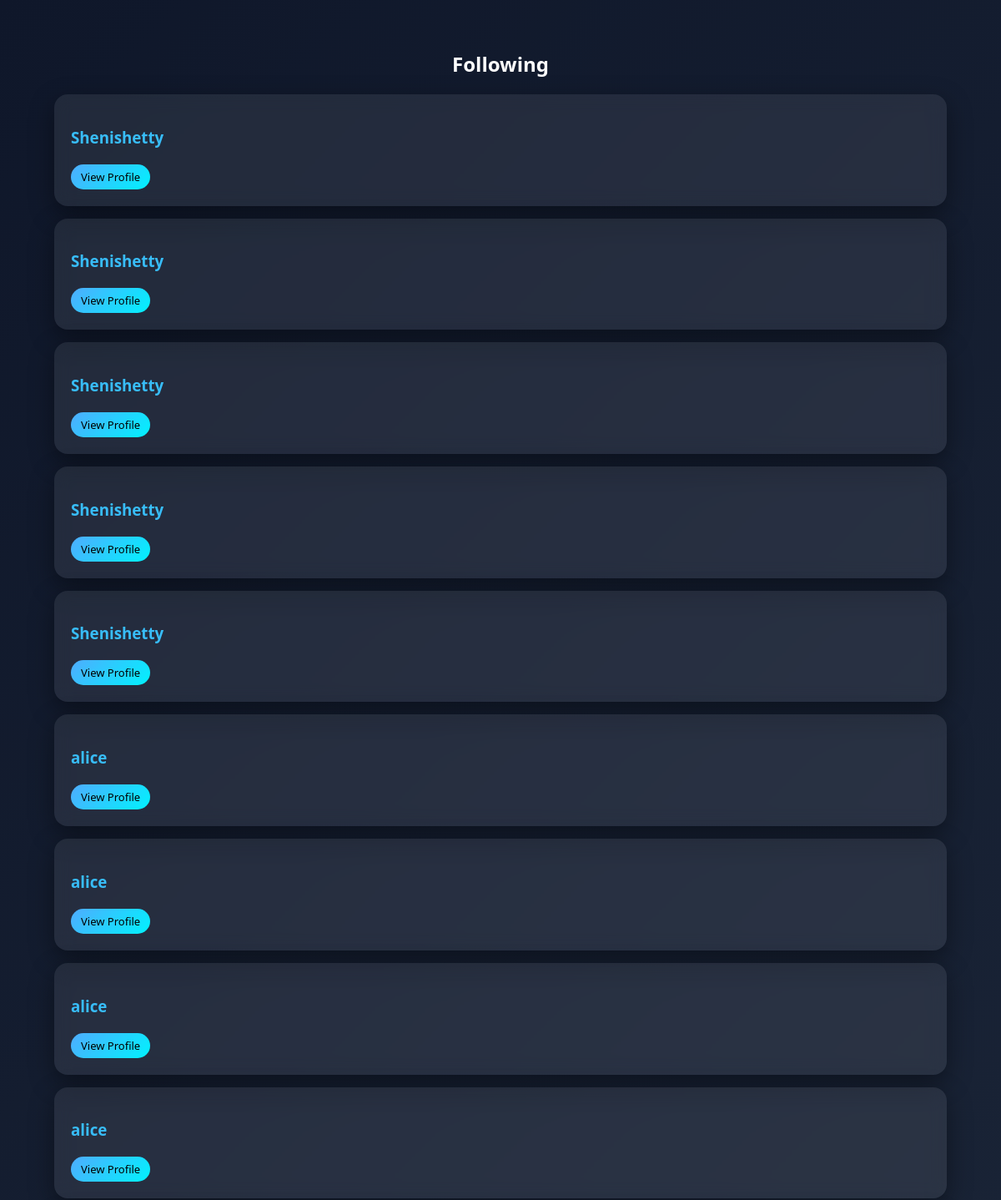
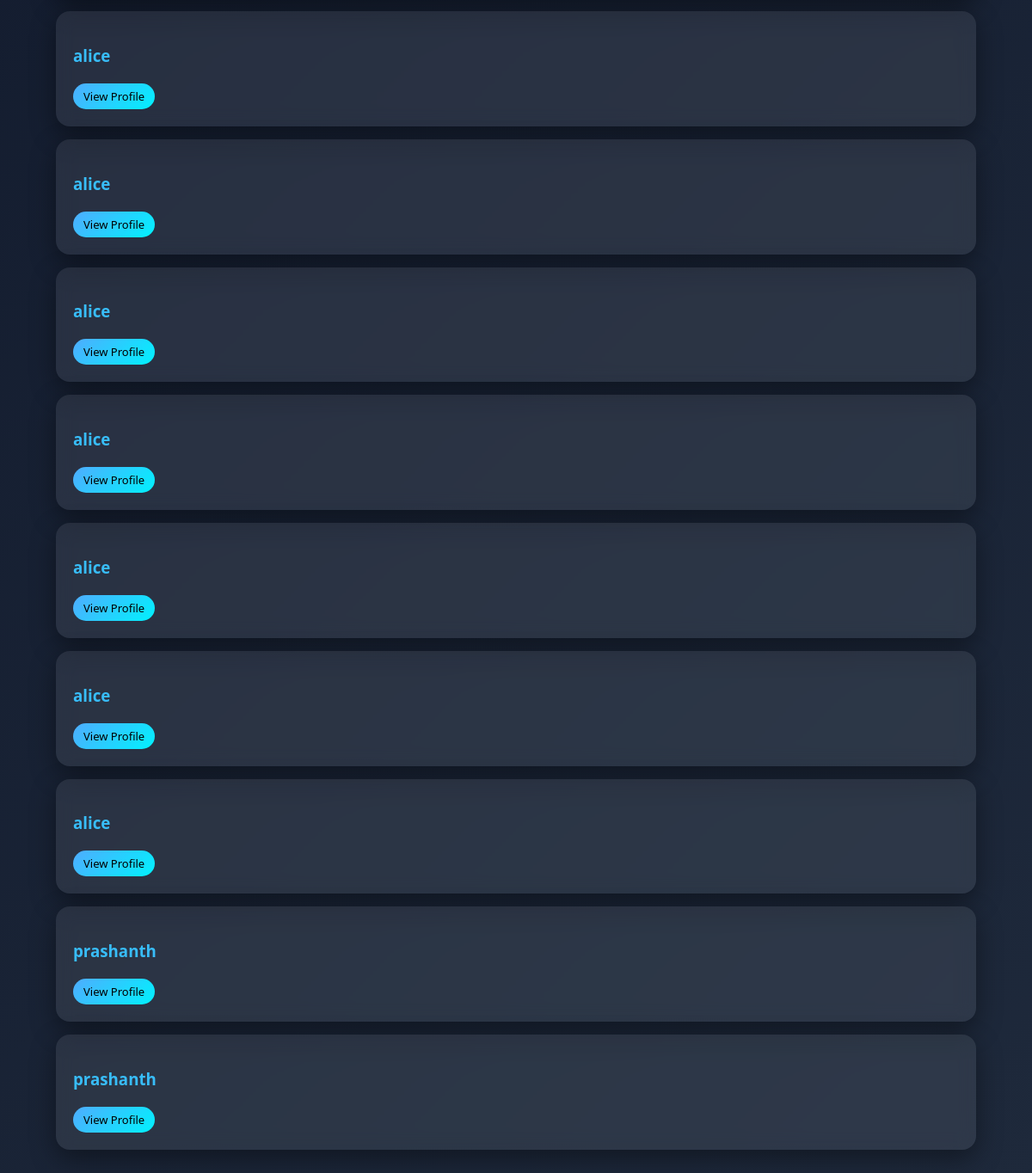
Page /following/4 on the committed database (2 pictures, top to bottom).
### tables this page shows
CREATE TABLE users(
 id INTEGER PRIMARY KEY AUTOINCREMENT,
 name TEXT,
 email TEXT UNIQUE,
 password TEXT
, phone TEXT, linkedin TEXT, github TEXT, resume_score INTEGER DEFAULT 0, activity_score INTEGER DEFAULT 0, resume_file TEXT);

### app.py (the view)
@app.route("/following/<int:user_id>")
def following(user_id):
    conn = get_db()
    users = conn.execute("""
        SELECT users.id, users.name, users.email
        FROM connections
        JOIN users ON users.id = connections.following_id
        WHERE connections.follower_id=?
        ORDER BY users.name
    """, (user_id,)).fetchall()
    conn.close()
    return render_template("followers.html", users=users, title="Following")

### app.py (called while the page is built)
def get_db():
    return sqlite3.connect(DB_PATH, check_same_thread=False)

### templates/followers.html (shortened to what this page needs)
<!DOCTYPE html>
<html>
<head>
  <link rel="stylesheet" href="/static/css/style.css">
</head>
<body>
<div class="container">
  <h2>{{ title }}</h2>
  {% if users %}
    {% for u in users %}
      <div class="proj-card">
        <h3>{{ u[1] }}</h3>
        <a href="/candidate/{{ u[0] }}" class="proj-btn">View Profile</a>
      </div>
    {% endfor %}
  {% else %}
    <p>No users found.</p>
  {% endif %}
</div>
</body>
</html>

### static/css/style.css (style rules this page uses)
body { margin: 0; font-family: 'Segoe UI', sans-serif; background: linear-gradient(135deg, #0f172a, #1e293b); color: #fff; }
.container { max-width: 1100px; margin: auto; padding: 40px; text-align: center; }
.proj-card { background: linear-gradient(135deg, #ffffff, #f7f9fc); padding: 22px; border-radius: 14px; box-shadow: 0 10px 25px rgba(0,0,0,0.08); text-align: left; transition: transform 0.3s ease, box-shadow 0.3s ease; }
.proj-card h3 { margin-bottom: 10px; color: #222; }
.proj-btn { background: linear-gradient(135deg, #667eea, #764ba2); color: white; padding: 6px 12px; border-radius: 20px; font-size: 13px; text-decoration: none; transition: opacity 0.2s ease; }
.proj-card { background: rgba(255,255,255,0.08); backdrop-filter: blur(10px); border-radius: 16px; padding: 20px; margin: 15px; box-shadow: 0 10px 30px rgba(0,0,0,0.4); color: #ffffff; }
.proj-card h3 { color: #38bdf8; }
.proj-btn { display: inline-block; margin-top: 10px; background: linear-gradient(135deg, #4facfe, #00f2fe); color: #000 !important; padding: 6px 12px; border-radius: 20px; font-size: 13px; text-decoration: none; }

### rows in the picture
users: name "Shenishetty"
users: name "alice"
users: name "prashanth"

### other values in the picture
{{ title }} "Following"
